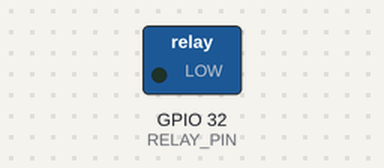
Bench run of a sketch on a simulated ESP32. Shown: switched loads named in the sketch (green lamp = pin HIGH).

Above: at 1.5 s.
At 4.5 s:
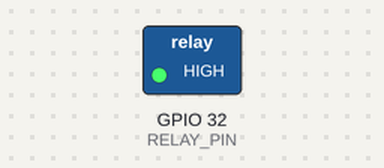
Timing chart, 0 to 7.8 s (numbered marks = the images above):
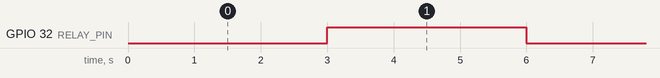

The sketch:

relay_code.ino
```cpp
#define RELAY_PIN 32  // connected to IN2

void setup() {
  pinMode(RELAY_PIN, OUTPUT);
}

void loop() {
  // Turn relay ON (bulb should glow)
  digitalWrite(RELAY_PIN, LOW);   // ACTIVE-LOW
  delay(3000);                     // keep ON for 3 seconds

  // Turn relay OFF (bulb should go OFF)
  digitalWrite(RELAY_PIN, HIGH);  // relay OFF
  delay(3000);                     // keep OFF for 3 seconds
}
```

Measured:
- by itself, GPIO 32 (RELAY_PIN): alternates HIGH for 3.0 s and LOW for 3.0 s
